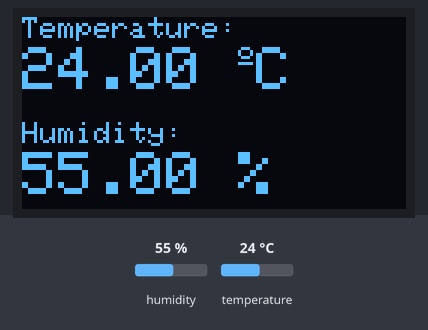
Bench run of a sketch on a simulated ESP32. On the bench: 128×64 one-colour display. The inputs (shaded band) are chosen by the test bench; at power-on: humidity 55 %, temperature 24 °C.

Above: at 3.2 s.
3.3 s: humidity set to 22 %
At 5.2 s:
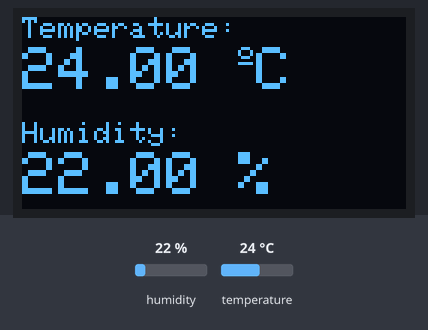
5.6 s: temperature set to 12 °C
At 7.3 s:
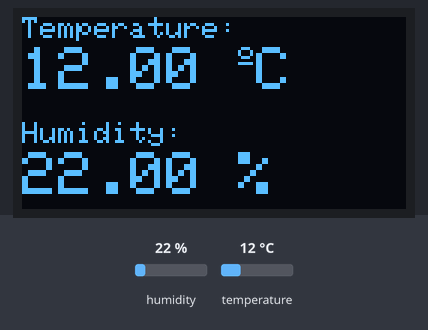
7.6 s: humidity set to 40 %
At 8.7 s:
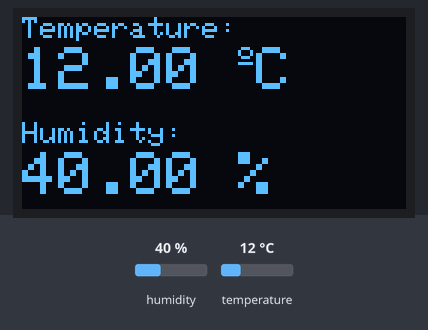
9.7 s: temperature set to 19 °C
At 11.1 s:
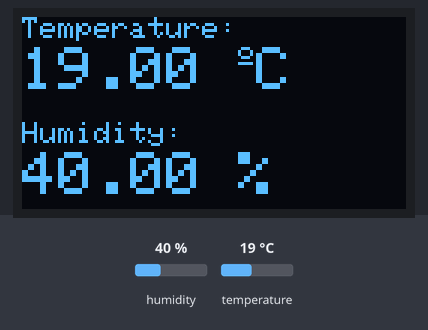
Timing chart, 0 to 12.7 s (numbered marks = the images above; inputs shaded):
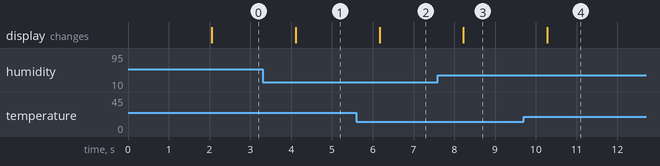

Measured:
- after the input at 3.3 s, the display: changes after 0.81 s (image 1)
- after the input at 5.6 s, the display: changes after 0.57 s (image 2)
- after the input at 7.6 s, the display: changes after 0.62 s (image 3)
- after the input at 9.7 s, the display: changes after 0.58 s (image 4)

The sketch:

2024_09_12_ESP32_BMP280_OLED.ino
```cpp
// (licence header left out)
#include <Wire.h>
#include <Adafruit_GFX.h>
#include <Adafruit_SSD1306.h>
#include <Adafruit_Sensor.h>
#include <Adafruit_BME280.h>

#define SCREEN_WIDTH 128 // OLED display width, in pixels
#define SCREEN_HEIGHT 64 // OLED display height, in pixels

Adafruit_SSD1306 display(SCREEN_WIDTH, SCREEN_HEIGHT, &Wire, -1);

Adafruit_BME280 bme;

void setup() {
  Serial.begin(9600);

  if(!display.begin(SSD1306_SWITCHCAPVCC, 0x3C)) {
    Serial.println(F("SSD1306 allocation failed"));
    for(;;);
  }

  bool status = bme.begin(0x76);
  if (!status) {
    Serial.println("Could not find a valid BME280 sensor, check wiring!");
    while (1);
  }

  delay(2000);
  display.clearDisplay();
  display.setTextColor(WHITE);
}

void loop() {
  display.clearDisplay();
  // display temperature
  display.setTextSize(1);
  display.setCursor(0,0);
  display.print("Temperature: ");
  display.setTextSize(2);
  display.setCursor(0,10);
  display.print(String(bme.readTemperature()));
  display.print(" ");
  display.setTextSize(1);
  display.cp437(true);
  display.write(167);
  display.setTextSize(2);
  display.print("C");

  // display humidity
  display.setTextSize(1);
  display.setCursor(0, 35);
  display.print("Humidity: ");
  display.setTextSize(2);
  display.setCursor(0, 45);
  display.print(String(bme.readHumidity()));
  display.print(" %");

  display.display();

  delay(1000);
}
```
